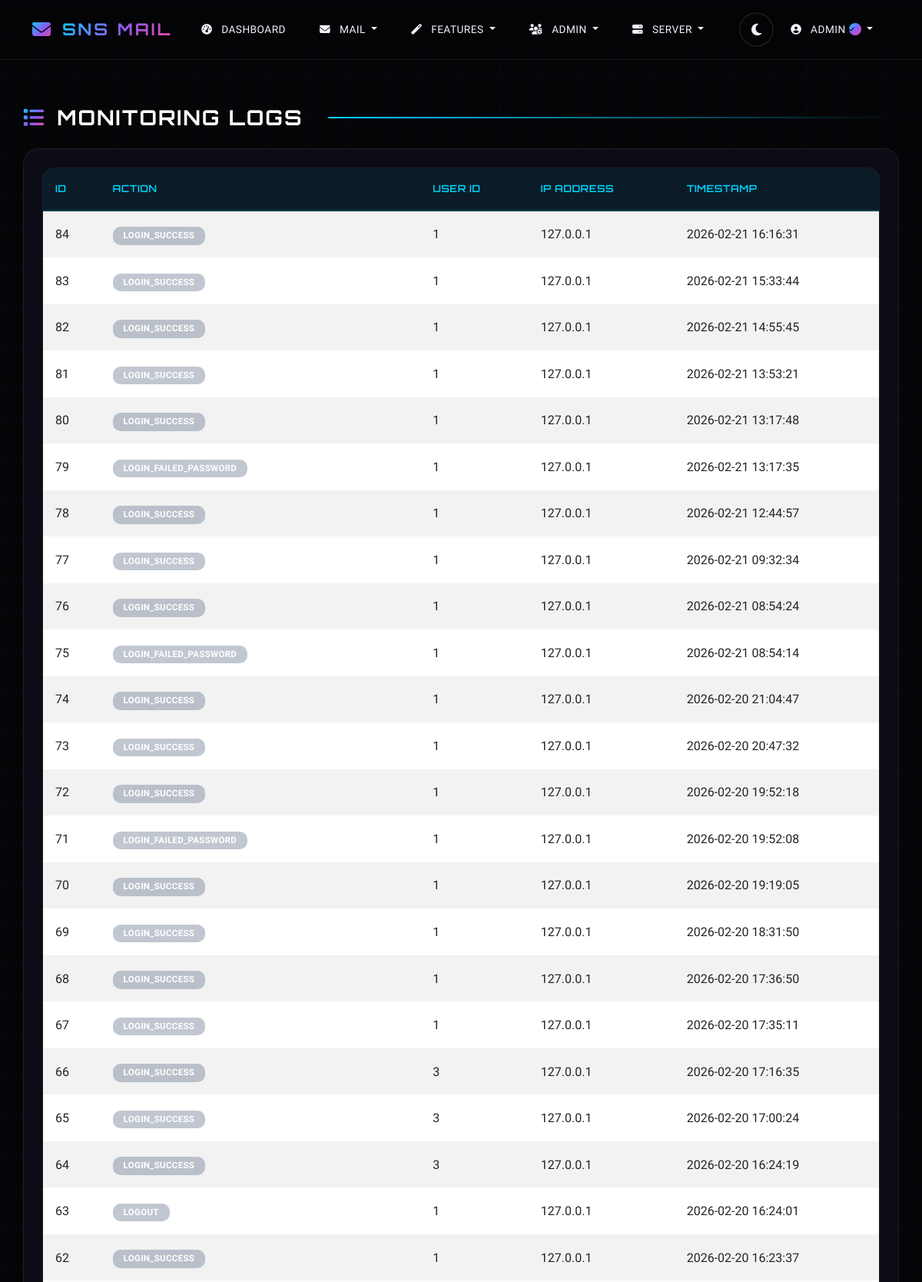
The page /monitoring/logs (signed in, upper part) on the database its author committed.
### sns_mail/database/models.py (models this page shows, shortened)
class User(UserMixin, db.Model):
    __tablename__ = 'users'
    id = db.Column(db.Integer, primary_key=True)
    name = db.Column(db.String(100), nullable=False)
    username = db.Column(db.String(50), unique=True, nullable=False)
    email = db.Column(db.String(120), unique=True, nullable=False)
    password_hash = db.Column(db.String(128))
    face_photo = db.Column(db.String(200))
    eye_scan = db.Column(db.String(200))
    totp_secret = db.Column(db.String(16))
    is_2fa_enabled = db.Column(db.Boolean, default=False)
    is_admin = db.Column(db.Boolean, default=False)
    is_server_admin = db.Column(db.Boolean, default=False)
    is_banned = db.Column(db.Boolean, default=False)
    ban_reason = db.Column(db.Text)
    is_verified = db.Column(db.Boolean, default=False)  # Blue tick verification
    created_at = db.Column(db.DateTime, default=datetime.utcnow)
    last_login = db.Column(db.DateTime)
    login_attempts = db.Column(db.Integer, default=0)
    locked_until = db.Column(db.DateTime)
    ai_preferences = db.Column(db.Text)  # JSON for AI learning preferences
    mood_tracking_enabled = db.Column(db.Boolean, default=True)
    focus_mode_enabled = db.Column(db.Boolean, default=False)
    focus_mode_until = db.Column(db.DateTime)
    sent_emails = db.relationship('Email', foreign_keys='Email.sender_id', backref='sender', lazy='dynamic')
    received_emails = db.relationship('Email', foreign_keys='Email.recipient_id', backref='recipient', lazy='dynamic')
    drafts = db.relationship('Draft', backref='user', lazy='dynamic')
    sent_folders = db.relationship('SentFolder', backref='user', lazy='dynamic')
    important_folders = db.relationship('ImportantFolder', backref='user', lazy='dynamic')
    archive_folders = db.relationship('ArchiveFolder', backref='user', lazy='dynamic')
    deleted_folders = db.relationship('DeletedFolder', backref='user', lazy='dynamic')
    spam_folders = db.relationship('SpamFolder', backref='user', lazy='dynamic')
    notes = db.relationship('Note', backref='user', lazy='dynamic')
    tasks = db.relationship('Task', backref='user', lazy='dynamic')
    vault_items = db.relationship('VaultItem', backref='user', lazy='dynamic')
    email_analytics = db.relationship('EmailAnalytics', backref='user', lazy='dynamic')
    scheduled_emails = db.relationship('ScheduledEmail', backref='user', lazy='dynamic')
    mood_logs = db.relationship('MoodLog', backref='user', lazy='dynamic')
    focus_sessions = db.relationship('FocusSession', backref='user', lazy='dynamic')
    email_templates = db.relationship('EmailTemplate', backref='user', lazy='dynamic')

class SecurityLog(db.Model):
    __tablename__ = 'security_logs'
    id = db.Column(db.Integer, primary_key=True)
    user_id = db.Column(db.Integer, db.ForeignKey('users.id'))
    action = db.Column(db.String(50), nullable=False)
    ip_address = db.Column(db.String(45))
    timestamp = db.Column(db.DateTime, default=datetime.utcnow)
    details = db.Column(db.Text)

### sns_mail/core/server_routes.py (the view)
@server.route('/monitoring/logs')
@login_required
def monitoring_logs():
    if not current_user.is_server_admin:
        flash('Access denied. Only server admins can access monitoring logs.', 'danger')
        return redirect(url_for('client.dashboard'))
    page = request.args.get('page', 1, type=int)
    logs = SecurityLog.query.order_by(SecurityLog.timestamp.desc()).paginate(page=page, per_page=100)
    return render_template('server/monitoring_logs.html', logs=logs)

### sns_mail/templates/server/monitoring_logs.html (shortened to what this page needs)
{% extends "base.html" %}
{% block content %}
<div class="row">
    <div class="col-12">
        <h2 class="mb-4">
            <i class="fas fa-list text-primary"></i>
            Monitoring Logs
        </h2>
    </div>
</div>
<div class="card">
    <div class="card-body">
        <div class="table-responsive">
            <table class="table table-striped table-hover">
                <thead>
                    <tr>
                        <th>ID</th>
                        <th>Action</th>
                        <th>User ID</th>
                        <th>IP Address</th>
                        <th>Timestamp</th>
                    </tr>
                </thead>
                <tbody>
                    {% for log in logs.items %}
                        <tr>
                            <td>{{ log.id }}</td>
                            <td><span class="badge bg-secondary">{{ log.action }}</span></td>
                            <td>{{ log.user_id if log.user_id else 'N/A' }}</td>
                            <td>{{ log.ip_address if log.ip_address else 'N/A' }}</td>
                            <td>{{ log.timestamp.strftime('%Y-%m-%d %H:%M:%S') if log.timestamp else 'N/A' }}</td>
                        </tr>
                    {% else %}
                        <tr>
                            <td colspan="5" class="text-center">No logs found</td>
                        </tr>
                    {% endfor %}
                </tbody>
            </table>
        </div>
    </div>
</div>
{% endblock %}

### sns_mail/templates/base.html (shortened to what this page needs)
<!DOCTYPE html>
<html lang="en">
<head>
    <link href="https://cdn.jsdelivr.net/npm/bootstrap@5.3.0/dist/css/bootstrap.min.css" rel="stylesheet">
    <link href="https://cdnjs.cloudflare.com/ajax/libs/font-awesome/6.4.0/css/all.min.css" rel="stylesheet">
    <link href="{{ url_for('static', filename='css/style.css') }}" rel="stylesheet">
</head>
<body>
    <div class="parallax-container">
    </div>
    <nav class="navbar navbar-expand-lg navbar-dark" id="mainNavbar">
        <div class="container">
            <a class="navbar-brand" href="{{ url_for('auth.index') }}">
                <i class="fas fa-envelope icon-animated"></i>
                <span>SNS Mail</span>
            </a>
            <div class="collapse navbar-collapse" id="navbarNav">
                <ul class="navbar-nav me-auto">
                    {% if current_user.is_authenticated %}
                        <li class="nav-item">
                            <a class="nav-link" href="{{ url_for('client.dashboard') }}">
                                <i class="fas fa-tachometer-alt"></i> Dashboard
                            </a>
                        </li>
                        <li class="nav-item dropdown">
                            <a class="nav-link dropdown-toggle" href="#" role="button" data-bs-toggle="dropdown">
                                <i class="fas fa-envelope"></i> Mail
                            </a>
                        </li>
                        <li class="nav-item dropdown">
                            <a class="nav-link dropdown-toggle" href="#" role="button" data-bs-toggle="dropdown">
                                <i class="fas fa-magic"></i> Features
                            </a>
                        </li>
                        {% if current_user.is_admin or current_user.is_server_admin %}
                            <li class="nav-item dropdown">
                                <a class="nav-link dropdown-toggle" href="#" role="button" data-bs-toggle="dropdown">
                                    <i class="fas fa-users-cog"></i> Admin
                                </a>
                            </li>
                        {% endif %}
                        {% if current_user.is_server_admin %}
                            <li class="nav-item dropdown">
                                <a class="nav-link dropdown-toggle" href="#" role="button" data-bs-toggle="dropdown">
                                    <i class="fas fa-server"></i> Server
                                </a>
                            </li>
                        {% endif %}
                    {% endif %}
                </ul>
                <ul class="navbar-nav d-flex align-items-center">
                    <li class="nav-item">
                        <button class="theme-toggle" id="themeToggle" title="Toggle Theme">
                            <i class="fas fa-moon" id="themeIcon"></i>
                        </button>
                    </li>
                    {% if current_user.is_authenticated %}
                        <li class="nav-item dropdown">
                            <a class="nav-link dropdown-toggle" href="#" role="button" data-bs-toggle="dropdown">
                                <i class="fas fa-user-circle"></i>
                                <span class="verified-name">
                                    {{ current_user.username }}
                                    {% if current_user.is_verified %}
                                        <span class="verified-badge verified-badge-sm" data-tooltip="Verified User">
                                            <i class="fas fa-check"></i>
                                        </span>
                                    {% endif %}
                                </span>
                            </a>
                        </li>
                    {% endif %}
                </ul>
            </div>
        </div>
    </nav>
    <main class="container mt-4">
        {% block content %}{% endblock %}
    </main>
</body>
</html>

### rows shown on the page
User: username "ADMIN"
SecurityLog: id "84", action "LOGIN_SUCCESS", user "1", ip_address "127.0.0.1", timestamp "2026-02-21 16:16:31"
SecurityLog: id "83", action "LOGIN_SUCCESS", user "1", ip_address "127.0.0.1", timestamp "2026-02-21 15:33:44"
SecurityLog: id "82", action "LOGIN_SUCCESS", user "1", ip_address "127.0.0.1", timestamp "2026-02-21 14:55:45"
SecurityLog: id "81", action "LOGIN_SUCCESS", user "1", ip_address "127.0.0.1", timestamp "2026-02-21 13:53:21"
SecurityLog: id "80", action "LOGIN_SUCCESS", user "1", ip_address "127.0.0.1", timestamp "2026-02-21 13:17:48"
SecurityLog: id "79", action "LOGIN_FAILED_PASSWORD", user "1", ip_address "127.0.0.1", timestamp "2026-02-21 13:17:35"
SecurityLog: id "78", action "LOGIN_SUCCESS", user "1", ip_address "127.0.0.1", timestamp "2026-02-21 12:44:57"
SecurityLog: id "77", action "LOGIN_SUCCESS", user "1", ip_address "127.0.0.1", timestamp "2026-02-21 09:32:34"
SecurityLog: id "76", action "LOGIN_SUCCESS", user "1", ip_address "127.0.0.1", timestamp "2026-02-21 08:54:24"
SecurityLog: id "75", action "LOGIN_FAILED_PASSWORD", user "1", ip_address "127.0.0.1", timestamp "2026-02-21 08:54:14"
SecurityLog: id "74", action "LOGIN_SUCCESS", user "1", ip_address "127.0.0.1", timestamp "2026-02-20 21:04:47"
SecurityLog: id "73", action "LOGIN_SUCCESS", user "1", ip_address "127.0.0.1", timestamp "2026-02-20 20:47:32"
SecurityLog: id "72", action "LOGIN_SUCCESS", user "1", ip_address "127.0.0.1", timestamp "2026-02-20 19:52:18"
SecurityLog: id "71", action "LOGIN_FAILED_PASSWORD", user "1", ip_address "127.0.0.1", timestamp "2026-02-20 19:52:08"
SecurityLog: id "70", action "LOGIN_SUCCESS", user "1", ip_address "127.0.0.1", timestamp "2026-02-20 19:19:05"
SecurityLog: id "69", action "LOGIN_SUCCESS", user "1", ip_address "127.0.0.1", timestamp "2026-02-20 18:31:50"
SecurityLog: id "68", action "LOGIN_SUCCESS", user "1", ip_address "127.0.0.1", timestamp "2026-02-20 17:36:50"
SecurityLog: id "67", action "LOGIN_SUCCESS", user "1", ip_address "127.0.0.1", timestamp "2026-02-20 17:35:11"
SecurityLog: id "66", action "LOGIN_SUCCESS", user "3", ip_address "127.0.0.1", timestamp "2026-02-20 17:16:35"
SecurityLog: id "65", action "LOGIN_SUCCESS", user "3", ip_address "127.0.0.1", timestamp "2026-02-20 17:00:24"
SecurityLog: id "64", action "LOGIN_SUCCESS", user "3", ip_address "127.0.0.1", timestamp "2026-02-20 16:24:19"
SecurityLog: id "63", action "LOGOUT", user "1", ip_address "127.0.0.1", timestamp "2026-02-20 16:24:01"
SecurityLog: id "62", action "LOGIN_SUCCESS", user "1", ip_address "127.0.0.1", timestamp "2026-02-20 16:23:37"
